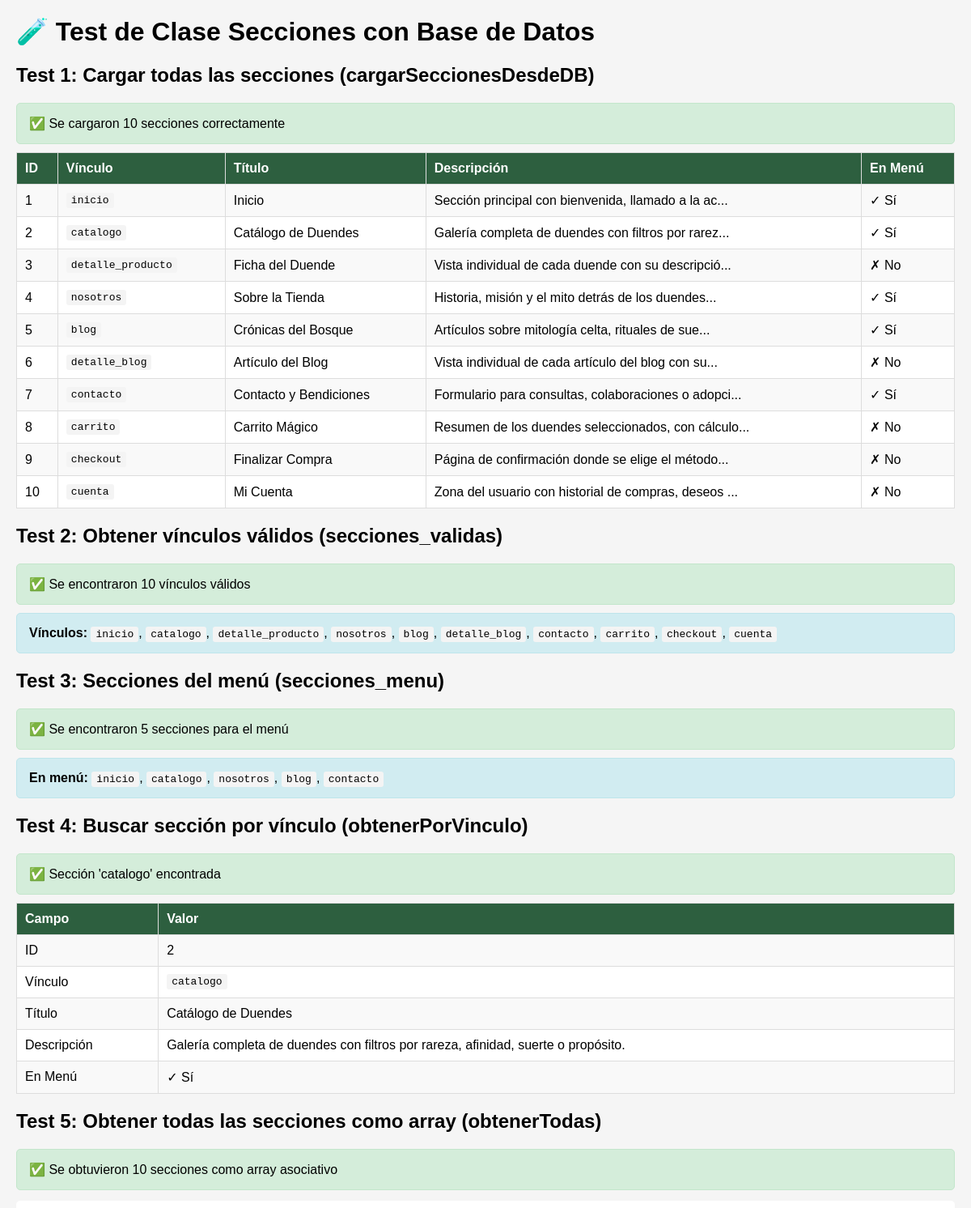
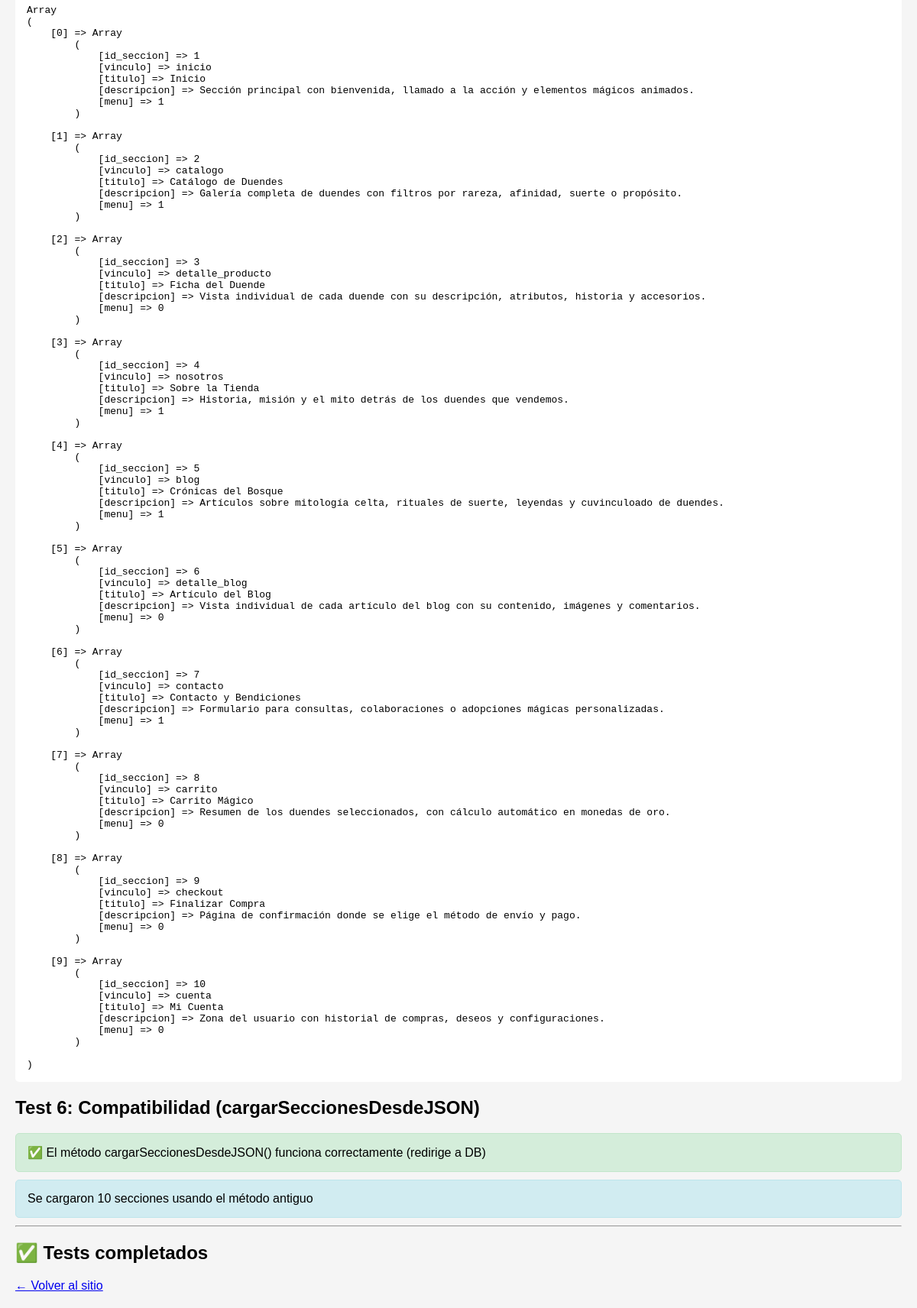
The app's page /test_secciones.php with its own data (2 pictures, top to bottom).
### tables this page shows
CREATE TABLE `secciones` (
  `id_seccion` int(10) UNSIGNED NOT NULL,
  `vinculo` varchar(80) NOT NULL,
  `titulo` varchar(120) NOT NULL,
  `descripcion` varchar(300) DEFAULT NULL,
  `menu` tinyint(1) NOT NULL DEFAULT 0
);

### clases/Secciones.php (called while the page is built, shortened)
<?php
class Secciones {
    private $id_seccion;
    private $vinculo;
    private $titulo;
    private $descripcion;
    private $menu;
    private static $conexion = null;
    private static function getConexion() {
        if (self::$conexion === null) {
            $conn = new Conexion();
            self::$conexion = $conn->getConexion();
        }
        return self::$conexion;
    }
    public function getIdSeccion() {
        return $this->id_seccion;
    }
    public function getVinculo() {
        return $this->vinculo;
    }
    public function getTitulo() {
        return $this->titulo;
    }
    public function getDescripcion() {
        return $this->descripcion;
    }
    public function getMenu() {
        return $this->menu;
    }
    public static function cargarSeccionesDesdeDB() {
        try {
            $db = self::getConexion();
            $query = "SELECT id_seccion, vinculo, titulo, descripcion, menu
                      FROM secciones
                      ORDER BY id_seccion ASC";
            $stmt = $db->prepare($query);
            $stmt->execute();
            $secciones = [];
            while ($row = $stmt->fetch(PDO::FETCH_ASSOC)) {
                $seccion = new self();
                $seccion->id_seccion = $row['id_seccion'];
                $seccion->vinculo = $row['vinculo'];
                $seccion->titulo = $row['titulo'];
                $seccion->descripcion = $row['descripcion'];
                $seccion->menu = (bool)$row['menu'];
                $secciones[] = $seccion;
            }
            return $secciones;
        } catch (PDOException $e) {
            error_log("Error en cargarSeccionesDesdeDB: " . $e->getMessage());
            return [];
        }
    }
    public static function cargarSeccionesDesdeJSON() {
        return self::cargarSeccionesDesdeDB();
    }
    public static function secciones_validas(): array {
        try {
            $db = self::getConexion();
            $query = "SELECT vinculo FROM secciones ORDER BY id_seccion ASC";
            $stmt = $db->prepare($query);
            $stmt->execute();
            $secciones_validas = [];
            while ($row = $stmt->fetch(PDO::FETCH_ASSOC)) {
                $secciones_validas[] = $row['vinculo'];
            }
            return $secciones_validas;
        } catch (PDOException $e) {
            error_log("Error en secciones_validas: " . $e->getMessage());
            return [];
        }
    }
    public static function secciones_menu(): array {
        try {
            $db = self::getConexion();
            $query = "SELECT vinculo FROM secciones WHERE menu = 1 ORDER BY id_seccion ASC";
            $stmt = $db->prepare($query);
            $stmt->execute();
            $secciones_menu = [];
            while ($row = $stmt->fetch(PDO::FETCH_ASSOC)) {
                $secciones_menu[] = $row['vinculo'];
            }
            return $secciones_menu;
        } catch (PDOException $e) {
            error_log("Error en secciones_menu: " . $e->getMessage());
            return [];
        }
    }
    public static function obtenerPorVinculo($vinculo) {
        try {
            $db = self::getConexion();
            $query = "SELECT id_seccion, vinculo, titulo, descripcion, menu
                      FROM secciones
                      WHERE vinculo = :vinculo";
            $stmt = $db->prepare($query);
            $stmt->execute([':vinculo' => $vinculo]);
            $row = $stmt->fetch(PDO::FETCH_ASSOC);
            if ($row) {
                $seccion = new self();
                $seccion->id_seccion = $row['id_seccion'];
                $seccion->vinculo = $row['vinculo'];
                $seccion->titulo = $row['titulo'];
                $seccion->descripcion = $row['descripcion'];
                $seccion->menu = (bool)$row['menu'];
                return $seccion;
            }
            return null;
        } catch (PDOException $e) {
            error_log("Error en obtenerPorVinculo: " . $e->getMessage());
            return null;
        }
    }
    public static function obtenerTodas() {
        try {
            $db = self::getConexion();
            $query = "SELECT id_seccion, vinculo, titulo, descripcion, menu
                      FROM secciones
                      ORDER BY id_seccion ASC";
            $stmt = $db->prepare($query);
            $stmt->execute();
            return $stmt->fetchAll(PDO::FETCH_ASSOC);
        } catch (PDOException $e) {
            error_log("Error en obtenerTodas: " . $e->getMessage());
            return [];
        }
    }
}
?>

### test_secciones.php (the view, shortened to what this page needs)
<?php
require_once 'clases/Secciones.php';
echo "<h1>🧪 Test de Clase Secciones con Base de Datos</h1>";
echo "<h2>Test 1: Cargar todas las secciones (cargarSeccionesDesdeDB)</h2>";
try {
    $secciones = Secciones::cargarSeccionesDesdeDB();
    if (empty($secciones)) {
        echo "<div class='error'>❌ No se encontraron secciones en la base de datos</div>";
    } else {
        echo "<div class='success'>✅ Se cargaron " . count($secciones) . " secciones correctamente</div>";
        echo "<table>";
        echo "<tr><th>ID</th><th>Vínculo</th><th>Título</th><th>Descripción</th><th>En Menú</th></tr>";
        foreach ($secciones as $seccion) {
            echo "<tr>";
            echo "<td>" . $seccion->getIdSeccion() . "</td>";
            echo "<td><code>" . htmlspecialchars($seccion->getVinculo()) . "</code></td>";
            echo "<td>" . htmlspecialchars($seccion->getTitulo()) . "</td>";
            echo "<td>" . htmlspecialchars(substr($seccion->getDescripcion(), 0, 50)) . "...</td>";
            echo "<td>" . ($seccion->getMenu() ? '✓ Sí' : '✗ No') . "</td>";
            echo "</tr>";
        }
        echo "</table>";
    }
} catch (Exception $e) {
    echo "<div class='error'>❌ Error: " . htmlspecialchars($e->getMessage()) . "</div>";
}
echo "<h2>Test 2: Obtener vínculos válidos (secciones_validas)</h2>";
try {
    $validas = Secciones::secciones_validas();
    if (empty($validas)) {
        echo "<div class='error'>❌ No se encontraron vínculos válidos</div>";
    } else {
        echo "<div class='success'>✅ Se encontraron " . count($validas) . " vínculos válidos</div>";
        echo "<div class='info'>";
        echo "<strong>Vínculos:</strong> " . implode(', ', array_map(function($v) {
            return "<code>$v</code>";
        }, $validas));
        echo "</div>";
    }
} catch (Exception $e) {
    echo "<div class='error'>❌ Error: " . htmlspecialchars($e->getMessage()) . "</div>";
}
echo "<h2>Test 3: Secciones del menú (secciones_menu)</h2>";
try {
    $menu = Secciones::secciones_menu();
    if (empty($menu)) {
        echo "<div class='error'>❌ No se encontraron secciones para el menú</div>";
    } else {
        echo "<div class='success'>✅ Se encontraron " . count($menu) . " secciones para el menú</div>";
        echo "<div class='info'>";
        echo "<strong>En menú:</strong> " . implode(', ', array_map(function($v) {
            return "<code>$v</code>";
        }, $menu));
        echo "</div>";
    }
} catch (Exception $e) {
    echo "<div class='error'>❌ Error: " . htmlspecialchars($e->getMessage()) . "</div>";
}
echo "<h2>Test 4: Buscar sección por vínculo (obtenerPorVinculo)</h2>";
try {
    $seccion = Secciones::obtenerPorVinculo('catalogo');
    if ($seccion) {
        echo "<div class='success'>✅ Sección 'catalogo' encontrada</div>";
        echo "<table>";
        echo "<tr><th>Campo</th><th>Valor</th></tr>";
        echo "<tr><td>ID</td><td>" . $seccion->getIdSeccion() . "</td></tr>";
        echo "<tr><td>Vínculo</td><td><code>" . htmlspecialchars($seccion->getVinculo()) . "</code></td></tr>";
        echo "<tr><td>Título</td><td>" . htmlspecialchars($seccion->getTitulo()) . "</td></tr>";
        echo "<tr><td>Descripción</td><td>" . htmlspecialchars($seccion->getDescripcion()) . "</td></tr>";
        echo "<tr><td>En Menú</td><td>" . ($seccion->getMenu() ? '✓ Sí' : '✗ No') . "</td></tr>";
        echo "</table>";
    } else {
        echo "<div class='error'>❌ Sección 'catalogo' no encontrada</div>";
    }
} catch (Exception $e) {
    echo "<div class='error'>❌ Error: " . htmlspecialchars($e->getMessage()) . "</div>";
}
echo "<h2>Test 5: Obtener todas las secciones como array (obtenerTodas)</h2>";
try {
    $todas = Secciones::obtenerTodas();
    if (empty($todas)) {
        echo "<div class='error'>❌ No se encontraron secciones</div>";
    } else {
        echo "<div class='success'>✅ Se obtuvieron " . count($todas) . " secciones como array asociativo</div>";
        echo "<pre style='background: white; padding: 15px; border-radius: 5px; overflow: auto;'>";
        print_r($todas);
        echo "</pre>";
    }
} catch (Exception $e) {
    echo "<div class='error'>❌ Error: " . htmlspecialchars($e->getMessage()) . "</div>";
}
echo "<h2>Test 6: Compatibilidad (cargarSeccionesDesdeJSON)</h2>";
try {
    $secciones_json = Secciones::cargarSeccionesDesdeJSON();
    if (empty($secciones_json)) {
        echo "<div class='error'>❌ El método de compatibilidad no funciona</div>";
    } else {
        echo "<div class='success'>✅ El método cargarSeccionesDesdeJSON() funciona correctamente (redirige a DB)</div>";
        echo "<div class='info'>Se cargaron " . count($secciones_json) . " secciones usando el método antiguo</div>";
    }
} catch (Exception $e) {
    echo "<div class='error'>❌ Error: " . htmlspecialchars($e->getMessage()) . "</div>";
}
echo "<hr>";
echo "<h2>✅ Tests completados</h2>";
echo "<p><a href='index.php'>← Volver al sitio</a></p>";
?>

### test_secciones.php (style rules this page uses)
.success { background: #d4edda; border: 1px solid #c3e6cb; padding: 15px; margin: 10px 0; border-radius: 5px; }
.info { background: #d1ecf1; border: 1px solid #bee5eb; padding: 15px; margin: 10px 0; border-radius: 5px; }
table { border-collapse: collapse; width: 100%; background: white; margin: 10px 0; }
th, td { border: 1px solid #ddd; padding: 10px; text-align: left; }
th { background: #2d5f3f; color: white; }
tr:nth-child(even) { background: #f9f9f9; }
code { background: #f4f4f4; padding: 2px 6px; border-radius: 3px; }

### records on screen
secciones: id_seccion "1", vinculo "inicio", titulo "Inicio", descripcion "Sección principal con bienvenida, llamado a la ac", menu "✓ Sí"
secciones: id_seccion "2", vinculo "catalogo", titulo "Catálogo de Duendes", descripcion "Galería completa de duendes con filtros por rarez", menu "✓ Sí", descripcion "Galería completa de duendes con filtros por rareza, afinidad, suerte o propósito."
secciones: id_seccion "3", vinculo "detalle_producto", titulo "Ficha del Duende", descripcion "Vista individual de cada duende con su descripció", menu "✗ No"
secciones: id_seccion "4", vinculo "nosotros", titulo "Sobre la Tienda", descripcion "Historia, misión y el mito detrás de los duendes", menu "✓ Sí"
secciones: id_seccion "5", vinculo "blog", titulo "Crónicas del Bosque", descripcion "Artículos sobre mitología celta, rituales de sue", menu "✓ Sí"
secciones: id_seccion "6", vinculo "detalle_blog", titulo "Artículo del Blog", descripcion "Vista individual de cada artículo del blog con su", menu "✗ No"
secciones: id_seccion "7", vinculo "contacto", titulo "Contacto y Bendiciones", descripcion "Formulario para consultas, colaboraciones o adopci", menu "✓ Sí"
secciones: id_seccion "8", vinculo "carrito", titulo "Carrito Mágico", descripcion "Resumen de los duendes seleccionados, con cálculo", menu "✗ No"
secciones: id_seccion "9", vinculo "checkout", titulo "Finalizar Compra", descripcion "Página de confirmación donde se elige el método", menu "✗ No"
secciones: id_seccion "10", vinculo "cuenta", titulo "Mi Cuenta", descripcion "Zona del usuario con historial de compras, deseos", menu "✗ No"

### other values on screen
count($secciones) "10"
count($validas) "10"
$v "inicio catalogo detalle_producto nosotros blog detalle_blog contacto carrito checkout"
count($menu) "5"
$v "inicio catalogo nosotros blog"
count($todas) "10"
count($secciones_json) "10"
